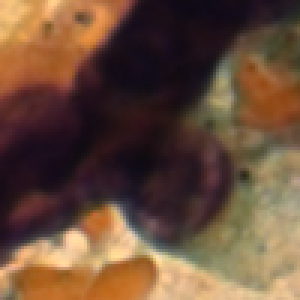
#> input picture 28-05-2024/ASC-H/10000.png, 100 x 100 px (shown 3 times larger); its folder holds only this picture in this run
$ python Hu_moments_Extractor.py
#> lines starting #> are read from the running program, lines starting #| are printed output that depends on the picture
import cv2
import numpy as np
import csv
import os

def calculate_hu_moments(image):
    # Verificando se a imagem é colorida
    if len(image.shape) == 3:
        # Convertendo a imagem para escala de cinza
        gray_image = cv2.cvtColor(image, cv2.COLOR_BGR2GRAY)
    else:
        gray_image = image

    # Calculando os momentos invariantes de Hu
    moments = cv2.moments(gray_image)
    hu_moments = cv2.HuMoments(moments)
    # Fazendo a escala logarítmica dos momentos para torná-los invariantes à escala
    hu_moments = -np.sign(hu_moments) * np.log(np.abs(hu_moments))

    return hu_moments.flatten()

def calculate_hsv_moments(image):
    # Convertendo a imagem para o espaço de cores HSV
    hsv_image = cv2.cvtColor(image, cv2.COLOR_BGR2HSV)

    # Separando os canais de cor
    h, s, v = cv2.split(hsv_image)

    # Calculando os momentos invariantes de Hu para cada canal
    h_moments = calculate_hu_moments(h)
    s_moments = calculate_hu_moments(s)
    v_moments = calculate_hu_moments(v)

    return np.concatenate((h_moments, s_moments, v_moments))


instancesCount = 0
data = []
basePath = '28-05-2024/'
labels  = ['ASC-H', 'ASC-US', 'HSIL', 'LSIL', 'Negative for intraepithelial lesion', 'SCC']
num_moments = 28
csv_columns = [f'hu_moment_{i}' for i in range(1, num_moments + 1)] + ['label']

for label in labels:
    label_path = os.path.join(basePath, label)
    for filename in os.listdir(label_path):
        image_path = os.path.join(label_path, filename)
        image = cv2.imread(image_path)
#> image is the input picture: shape (100, 100, 3); mean B, G, R 58.4, 76.9, 105.3
        if image is not None:
            gray_hu_moments = calculate_hu_moments(image)
#> in calculate_hu_moments, `gray_image = cv2.cvtColor(image, cv2.COLOR_BGR2GRAY)`:
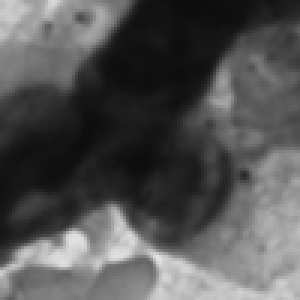
#> gray_image: shape (100, 100) (shown 3 times larger); min 12, max 227, mean 83.3
#> in calculate_hu_moments, `moments = cv2.moments(gray_image)`: moments = moments, m00 832596, centre m10/m00, m01/m00 = (51.94, 58.14)
#> in calculate_hu_moments, `hu_moments = cv2.HuMoments(moments)`: hu_moments = [0.00235, 1.68e-07, 8.54e-10, 7.3e-10, 5.76e-19, 2.73e-13, -5.48e-21]
#> in calculate_hu_moments, `hu_moments = -np.sign(hu_moments) * np.log(np.abs(hu_moments))`: hu_moments = [6.05, 15.6, 20.88, 21.04, 42, 28.93, -46.65]
#> gray_hu_moments = [6.05, 15.6, 20.88, 21.04, 42, 28.93, -46.65]
            hsv_hu_moments = calculate_hsv_moments(image)
#> in calculate_hsv_moments, `hsv_image = cv2.cvtColor(image, cv2.COLOR_BGR2HSV)`: hsv_image: shape (100, 100, 3); mean H, S, V 76.2, 117.6, 105.6
#> in calculate_hsv_moments, `h, s, v = cv2.split(hsv_image)`:
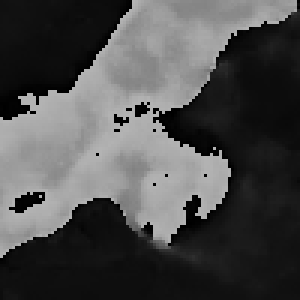
#> h: shape (100, 100) (shown 3 times larger); min 0, max 179, mean 76.2
#> in calculate_hsv_moments, `h, s, v = cv2.split(hsv_image)`:
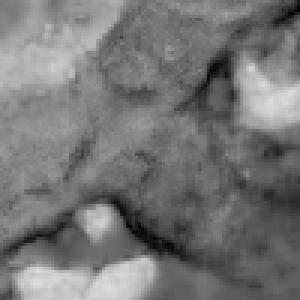
#> s: shape (100, 100) (shown 3 times larger); min 0, max 220, mean 117.6
#> in calculate_hsv_moments, `h, s, v = cv2.split(hsv_image)`:
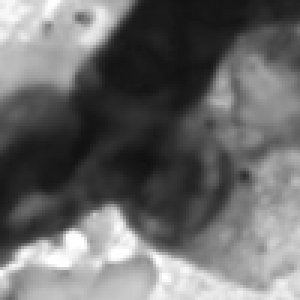
#> v: shape (100, 100) (shown 3 times larger); min 16, max 255, mean 105.6
#> in calculate_hsv_moments, `h_moments = calculate_hu_moments(h)`: h_moments = [6.48, 15.6, 21.65, 23.36, -45.97, -35.07, 46.73]
#> in calculate_hsv_moments, `s_moments = calculate_hu_moments(s)`: s_moments = [6.53, 20.6, 23.37, 25.09, -49.39, -35.43, -50.3]
#> in calculate_hsv_moments, `v_moments = calculate_hu_moments(v)`: v_moments = [6.28, 16.1, 21.5, 22.29, 44.26, 30.52, -45.16]
#> hsv_hu_moments = 21 values, max 46.73 at index 6, min -50.3 at index 13, mean 3.29
            grey_hsv_hu_moments = np.concatenate((gray_hu_moments, hsv_hu_moments))
#> grey_hsv_hu_moments = 28 values, max 46.73 at index 13, min -50.3 at index 20, mean 5.6
            row_data = list(grey_hsv_hu_moments) + [label]
#> row_data = 29 items, first 6: 6.05, 15.6, 20.88, 21.04, 42, 28.93
            data.append(row_data)
            instancesCount += 1
#> pass 2 of the loop `for label in labels:`:
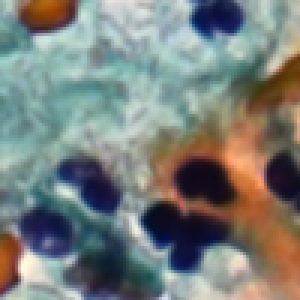
#> input picture 28-05-2024/ASC-US/10141.png, 100 x 100 px (shown 3 times larger)
#> image is the input picture: shape (100, 100, 3); mean B, G, R 122.8, 126.9, 121.9
#> in calculate_hu_moments (call 5), `gray_image = cv2.cvtColor(image, cv2.COLOR_BGR2GRAY)`:
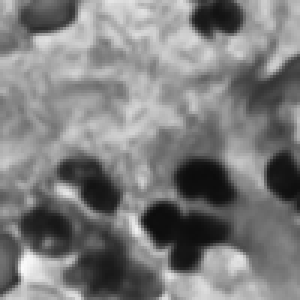
#> gray_image: shape (100, 100) (shown 3 times larger); min 12, max 251, mean 124.9
#> moments = moments, m00 1249480, centre m10/m00, m01/m00 = (47.83, 45.67)
#> in calculate_hu_moments (call 5), `hu_moments = cv2.HuMoments(moments)`: hu_moments = [0.00135, 1.84e-09, 8.85e-12, 4.45e-11, 8.82e-22, 1.91e-15, -5.45e-23]
#> in calculate_hu_moments (call 5), `hu_moments = -np.sign(hu_moments) * np.log(np.abs(hu_moments))`: hu_moments = [6.61, 20.11, 25.45, 23.83, 48.48, 33.89, -51.26]
#> hsv_image: shape (100, 100, 3); mean H, S, V 73.3, 82.1, 143.4
#> in calculate_hsv_moments (call 2), `h, s, v = cv2.split(hsv_image)`:
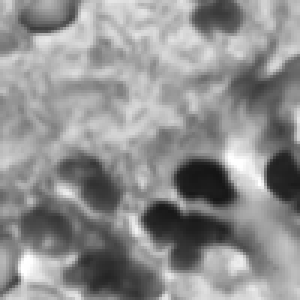
#> v: shape (100, 100) (shown 3 times larger); min 20, max 255, mean 143.4
#> h_moments = [6.16, 16.12, 22.89, 23.14, 46.31, -33.26, -46.79]
#> s_moments = [6.21, 17.54, 24, 22.22, -47.17, 32.47, 45.35]
#> v_moments = [6.73, 20.26, 26.36, 24.81, 50.88, 35.09, -50.63]
#> hsv_hu_moments = 21 values, max 50.88 at index 18, min -50.63 at index 20, mean 11.84
#> grey_hsv_hu_moments = 28 values, max 50.88 at index 25, min -51.26 at index 6, mean 12.71
#> row_data = 29 items, first 6: 6.61, 20.11, 25.45, 23.83, 48.48, 33.89
#> (the run stopped early here; a loop or call above may not have finished)
